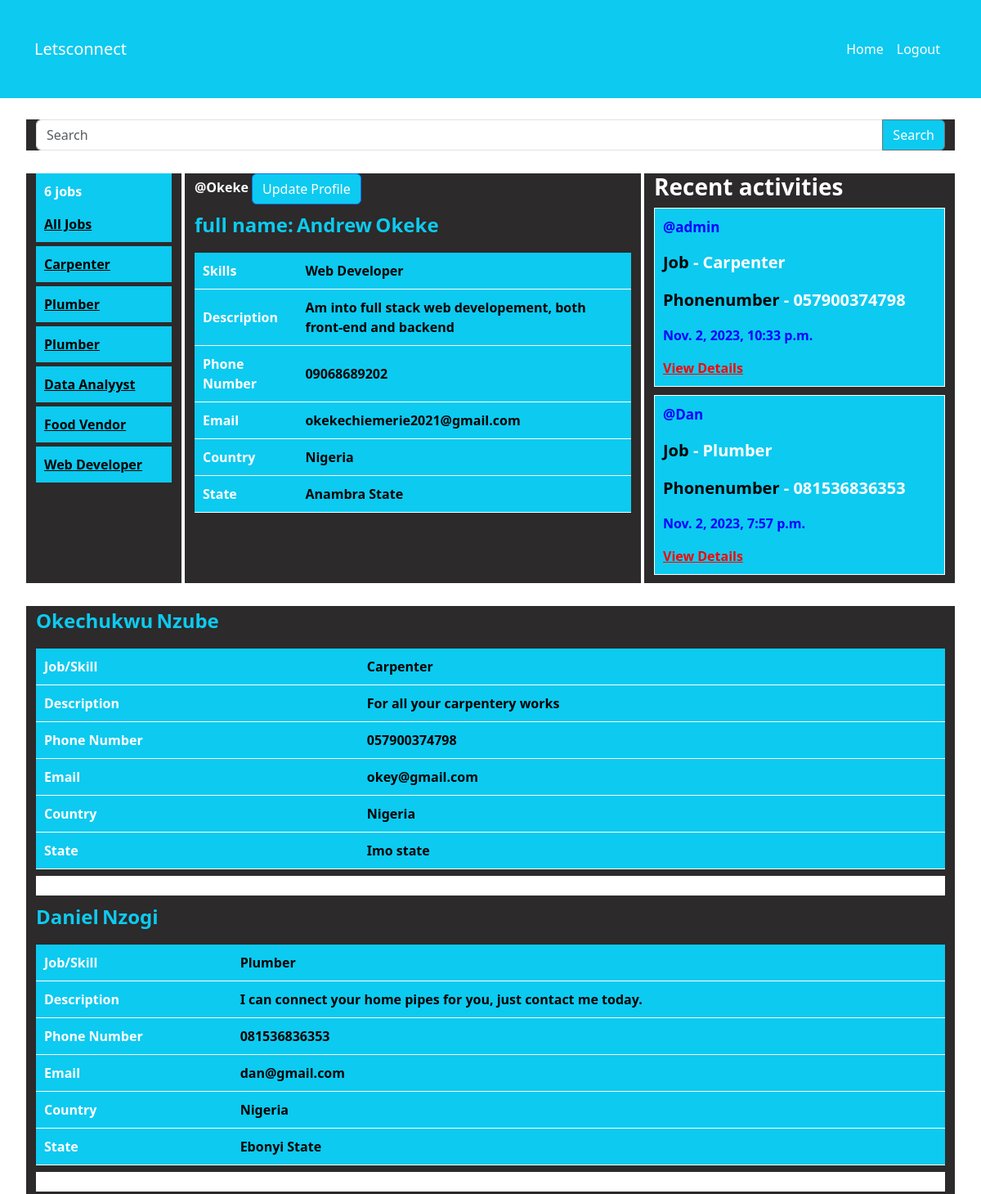
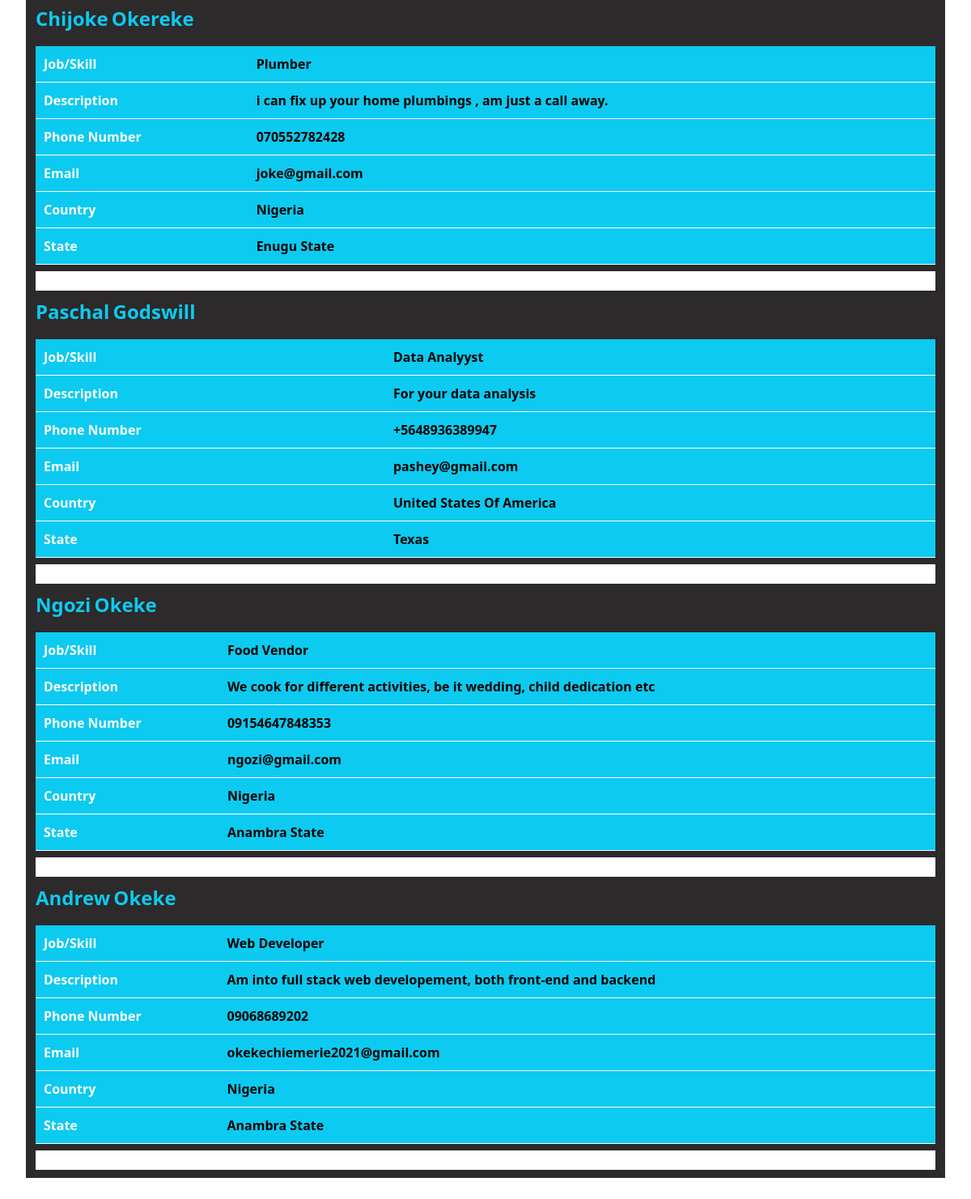
Screenshot of /body/ (signed in) with the database file from the repository (2 pictures, top to bottom).
### base/models.py (models this page shows, shortened)
class Profile(models.Model):
    user = models.OneToOneField(User, on_delete=models.CASCADE)
    firstname = models.CharField(max_length=255)
    lastname = models.CharField(max_length=255)
    gender = models.CharField(max_length=10)
    country = models.CharField(max_length=255)
    state = models.CharField(max_length=255)
    email = models.EmailField()
    job = models.CharField(max_length=200)
    description = models.CharField(max_length=2550000)
    phonenumber = models.CharField(max_length=15)
    datecreated = models.DateTimeField(default=datetime.now)
    class Meta:
        ordering = ['-datecreated']

### base/views.py (the view)
# urls.py: path('body/',views.body,name='body'),
def body(request):
    q = request.GET.get('q') if request.GET.get('q') != None else ''
    details = Profile.objects.filter(
        Q(job__icontains=q )|
        Q(country__icontains=q)|
        Q(state__icontains=q)|
        Q(description__icontains=q)
        )
    detail_count = details.count()
    profiledata = Profile.objects.filter(user=request.user)
    context = {"profiledata":profiledata, "details":details, "detail_count":detail_count}
    return render(request,'body.html',context)

### templates/body.html (shortened to what this page needs)
{% extends 'home.html' %}
{% block content %}
{% include 'searchbox.html' %}
<div class="container">
    <div class="row">
        <div class="col col-2">
            <div class="job-item">
                <p class="count">{{details.count}} jobs</p>
                <a href="{% url 'body' %}" class="all">All Jobs</a>
            </div>
                <div class="job-list">
                    {% for detail in details %}
                        <div class="job-item">
                            <a href="{% url 'body' %}?q={{ detail.job }}" class="all">{{ detail.job }}</a>
                        </div>
                    {% endfor %}
                </div>
            </div>
        <div class="col ">
            <div>
                {% for profile in profiledata %}
                    <p style="display: inline-block; font-weight: bold;text-align: center;">@{{ profile.user.username }}</p>
                    {% if not profile.firstname %}
                        <a href="{% url 'create_profile' %}" class="btn btn-primary">Create Profile</a>
                        <p>Profile not created yet.</p>
                    {% else %}
                        <a href="{% url 'updateprofile' profile.pk %}" class="btn btn-primary ">Update Profile</a>
                        <div class="profilenames">
                            <p class="names">full name:</p>
                            <p class="names">{{ profile.firstname }}</p>
                            <p class="names">{{ profile.lastname }}</p>
                        </div>
                        <table class="profile-table">
                            <tr>
                                <th>Skills</th>
                                <td>{{ profile.job }}</td>
                            </tr>
                            <tr>
                                <th>Description</th>
                                <td>{{ profile.description }}</td>
                            </tr>
                            <tr>
                                <th >Phone Number</th>
                                <td>{{ profile.phonenumber }}</td>
                            </tr>
                            <tr>
                                <th>Email</th>
                                <td>{{ profile.email }}</td>
                            </tr>
                            <tr>
                                <th>Country</th>
                                <td>{{ profile.country }}</td>
                            </tr>
                            <tr>
                                <th>State</th>
                                <td>{{ profile.state }}</td>
                            </tr>
                        </table>
                    {% endif %}
                {% empty %}
                    <a href="{% url 'create_profile' %}" class="btn btn-primary">Create Profile</a>
                    <p style="font-weight: bold;">Profile not created yet.</p>
                {% endfor %}
            </div>
        </div>
        {% include 'recent_activities.html' %}
        <div class="container my-4">
            <div class="row">
                <div class="col">
                    {% for detail in details %}
                    <div style="margin-bottom: 10px;">
                                <table class="profile-table">
                                    <div class="profilenames">
                                        <p class="names">{{ detail.firstname }}</p>
                                        <p class="names">{{ detail.lastname }}</p>
                                    </div>
                                    <tr>
                                        <th>Job/Skill</th>
                                        <td>{{ detail.job }}</td>
                                    </tr>
                                    <tr>
                                        <th>Description</th>
                                        <td>{{ detail.description }}</td>
                                    </tr>
                                    <tr>
                                        <th>Phone Number</th>
                                        <td>{{ detail.phonenumber }}</td>
                                    </tr>
                                    <tr>
                                        <th>Email</th>
                                        <td>{{ detail.email }}</td>
                                    </tr>
                                    <tr>
                                        <th>Country</th>
                                        <td>{{ detail.country }}</td>
                                    </tr>
                                    <tr>
                                        <th>State</th>
                                        <td>{{ detail.state }}</td>
                                    </tr>
                                </table>
                                <div class="container my-2" style="background-color: white;">d</div>
                                {% endfor %}
                    </div>
                </div>
    </div>
</div>
{% endblock %}

### templates/home.html (shortened to what this page needs)
<!doctype html>
<html lang="en">
  <head>
    <link href="https://cdn.jsdelivr.net/npm/bootstrap@5.3.2/dist/css/bootstrap.min.css" rel="stylesheet">
  </head>
  <body>
{% include 'navbar.html' %}
{% block content %}{% endblock %}
  </body>
</html>

### templates/navbar.html (shortened to what this page needs)
<nav class="navbar navbar-expand-md navbar-dark custom-navbar">
    <div class="container">
        <a class="navbar-brand" style="color: white;">Letsconnect</a>
        <div class="collapse navbar-collapse" id="nav">
            <ul class="navbar-nav">
                {% if user.is_authenticated %}
                <li class="nav-item">
                    <a href="{% url 'body' %}" style="color: white" class="nav-link">Home</a>
                </li>
                    <li class="nav-item">
                        <a href="{% url 'logout' %}" class="nav-link" style="color: white">Logout</a>
                    </li>
                {% endif %}
            </ul>
        </div>
    </div>
</nav>

### templates/searchbox.html
<div class="container my-4">
    <div class="row">
        <div class="col text-center">
            <form method="GET" action="{% url 'body' %}">
                <div class="input-group">
                    <input type="text" name="q" class="form-control" placeholder="Search" />
                    <button type="submit" class="btn btn-secondary">Search</button>
                </div>
            </form>
        </div>
    </div>
</div>

### templates/recent_activities.html (shortened to what this page needs)
<div class="col col-4">
    <h3 class="recent-activities">Recent activities</h3>
    <div class="recentdetails">
        {% for detail in details|slice:"0:2" %}
        <div class="recent-item">
            <p class="username">@{{detail.user.username}}</p>
            <p class="jobdetail"><span>Job</span> - {{detail.job}}</p>
            <p class="jobdetail"><span>Phonenumber</span> - {{detail.phonenumber}}</p>
            <p class="date">{{detail.datecreated}}</p>
            <a class="view" href="{% url 'specificprofile' detail.id%}">View Details</a>
        </div>
        {% endfor %}
    </div>
</div>

### templates/home.html (style rules this page uses)
body { background-color:rgb(44, 42, 42); }

### templates/navbar.html (style rules this page uses)
.custom-navbar { background-color: #0dcaf0; height: 120px; }
.navbar .navbar-nav { margin-left: auto; }

### templates/body.html (style rules this page uses)
.recent-item { border: 1px solid; padding: 10px; margin-bottom: 10px; }
.profilenames { display: block; }
.recentdetails { border-width: 1px; }
.col { background-color: rgb(44, 42, 42); margin: 2px; color: white; }
body { background-color: white; }
.names { display: inline-block; font-size: 24px; font-weight: bold; color: #0dcaf0; }
.job-item { padding: 10px; margin-bottom: 5px; background-color: #0dcaf0; }
.all { font-weight: bold; color: black; }
.profile-table { width: 100%; border-collapse: collapse; background-color: #0dcaf0; color: black; font-weight: bold; }
.profile-table th, .profile-table td { padding: 10px; text-align: left; border-bottom: 1px solid white; }
.btn { background-color: #0dcaf0; }
.profile-table th { background-color:#0dcaf0 ; color: white; }
.count { font-weight: bold; }
.names { display: inline-block; font-size: 24px; font-weight: bold; }
.profile-table { width: 100%; border-collapse: collapse; }

### templates/recent_activities.html (style rules this page uses)
.date { font-weight: bold; color: blue; }
.username { color: blue; font-weight: bold; font-size: 17px; }
.view { color: red; font-weight: bold; }
span { color: black; font-weight: bold; }
.jobdetail { font-size: 20px; font-weight: bold; }
.recent-activities { font-weight: bold; }
.recent-item { background-color:#0dcaf0; }

### rows the page displays
Profile: job "Carpenter", user.username "admin", phonenumber "057900374798", datecreated "Nov. 2, 2023, 10:33 p.m.", firstname "Okechukwu", lastname "Nzube", description "For all your carpentery works", email "okey@gmail.com", country "Nigeria", state "Imo state"
Profile: job "Plumber", user.username "Dan", phonenumber "081536836353", datecreated "Nov. 2, 2023, 7:57 p.m.", firstname "Daniel", lastname "Nzogi", description "I can connect your home pipes for you, just contact me today.", email "dan@gmail.com", country "Nigeria", state "Ebonyi State"
Profile: job "Plumber", firstname "Chijoke", lastname "Okereke", description "i can fix up your home plumbings , am just a call away.", phonenumber "070552782428", email "joke@gmail.com", country "Nigeria", state "Enugu State"
Profile: job "Data Analyyst", firstname "Paschal", lastname "Godswill", description "For your data analysis", phonenumber "+5648936389947", email "pashey@gmail.com", country "United States Of America", state "Texas"
Profile: job "Food Vendor", firstname "Ngozi", lastname "Okeke", description "We cook for different activities, be it wedding, child dedication etc", phonenumber "09154647848353", email "ngozi@gmail.com", country "Nigeria", state "Anambra State"
Profile: job "Web Developer", user.username "Okeke", firstname "Andrew", lastname "Okeke", description "Am into full stack web developement, both front-end and backend", phonenumber "09068689202", email "okekechiemerie2021@gmail.com", country "Nigeria", state "Anambra State"

### other values shown
{{ details.count }} "6"
